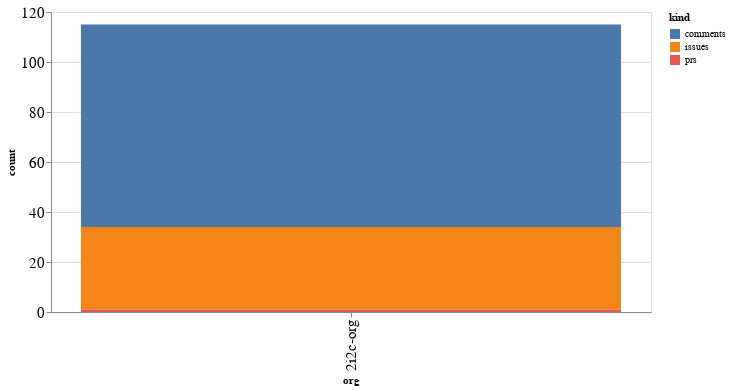

This figure's notebook cell:
### Code cell
alt.Chart(org_summaries, width=600).mark_bar().encode(
    x='org',
    y='count',
    color='kind',
    tooltip="org"
)

### Figure 1 — Vega-Lite specification as saved in the notebook (floating-point values rounded to 4 significant figures)
{"config": {"axisLeft": {"labelFontSize": 15}, "axisBottom": {"labelFontSize": 15}}, "data": {"name": "data-c6e82add1904fc3b13198aa6afef39b9"}, "mark": "bar", "encoding": {"color": {"field": "kind", "type": "nominal"}, "tooltip": {"field": "org", "type": "nominal"}, "x": {"field": "org", "type": "nominal"}, "y": {"field": "count", "type": "quantitative"}}, "width": 600, "$schema": "https://vega.github.io/schema/vega-lite/v4.17.0.json", "datasets": {"data-c6e82add1904fc3b13198aa6afef39b9": [{"org": "2i2c-org", "kind": "comments", "count": 81}, {"org": "2i2c-org", "kind": "issues", "count": 33}, {"org": "2i2c-org", "kind": "prs", "count": 1}]}}
